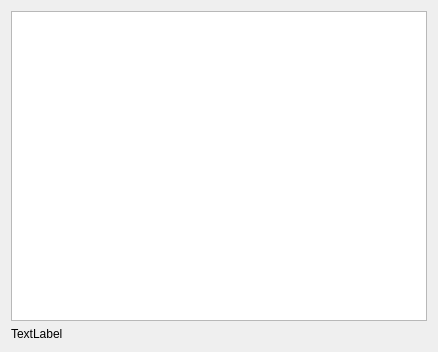
<ui version="4.0" >
 <class>CoverBrowserWidgetUI</class>
 <widget class="QWidget" name="CoverBrowserWidgetUI" >
  <property name="geometry" >
   <rect>
    <x>0</x>
    <y>0</y>
    <width>438</width>
    <height>352</height>
   </rect>
  </property>
  <layout class="QGridLayout" >
   <item row="0" column="0" >
    <widget class="QListWidget" name="listWidget" />
   </item>
   <item row="1" column="0" >
    <widget class="QLabel" name="label" >
     <property name="text" >
      <string notr="true">TextLabel</string>
     </property>
    </widget>
   </item>
  </layout>
 </widget>
 <customwidgets>
  <customwidget>
   <class>QListWidget</class>
   <extends>QListWidget</extends>
   <header>klistwidget.h</header>
  </customwidget>
 </customwidgets>
 <resources/>
 <connections/>
</ui>
